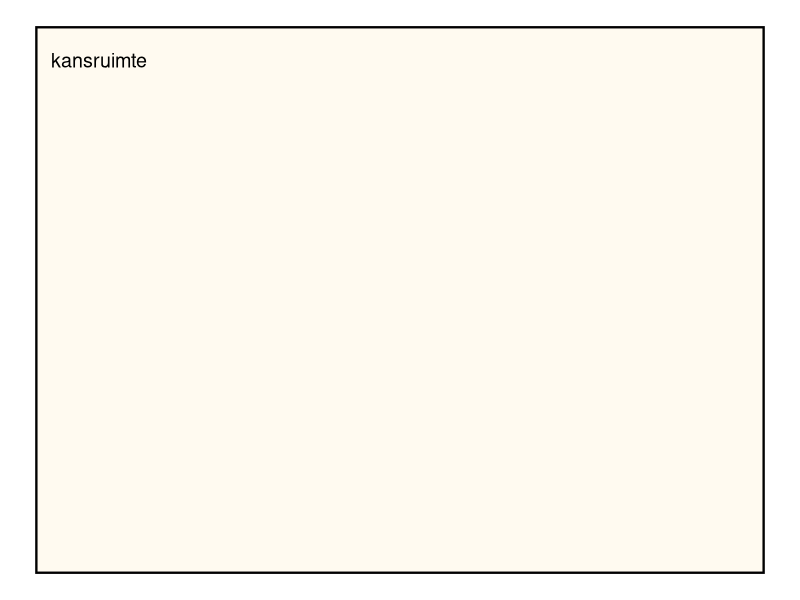
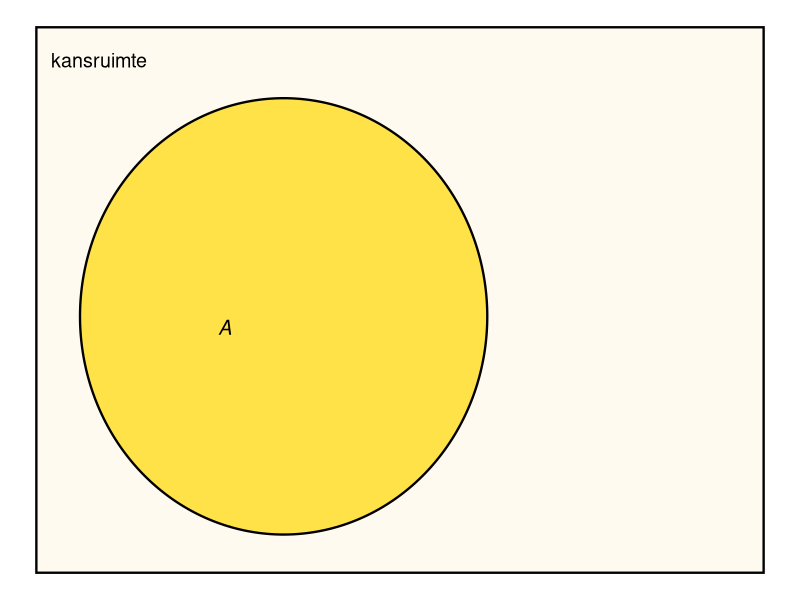
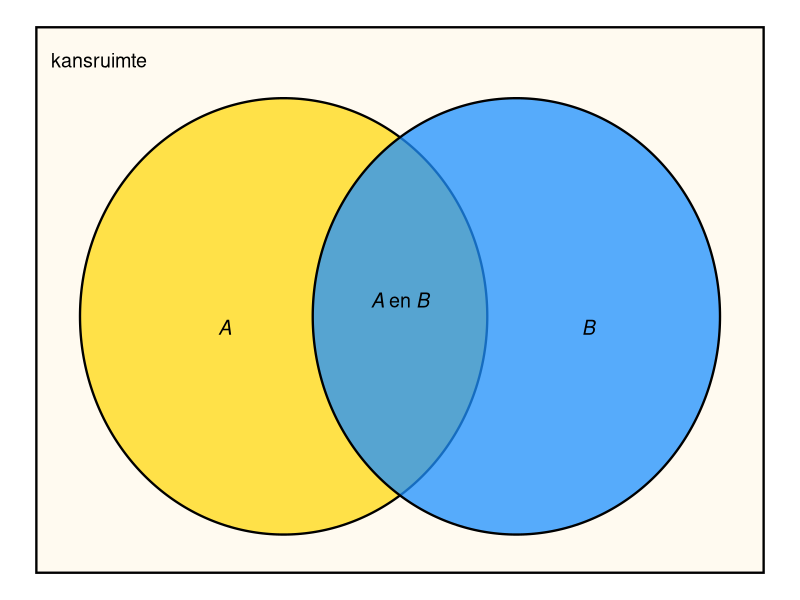
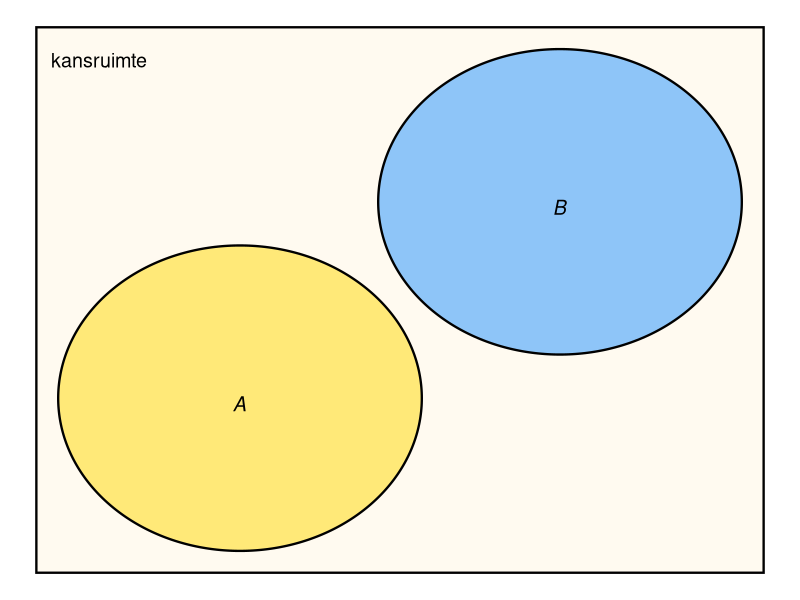
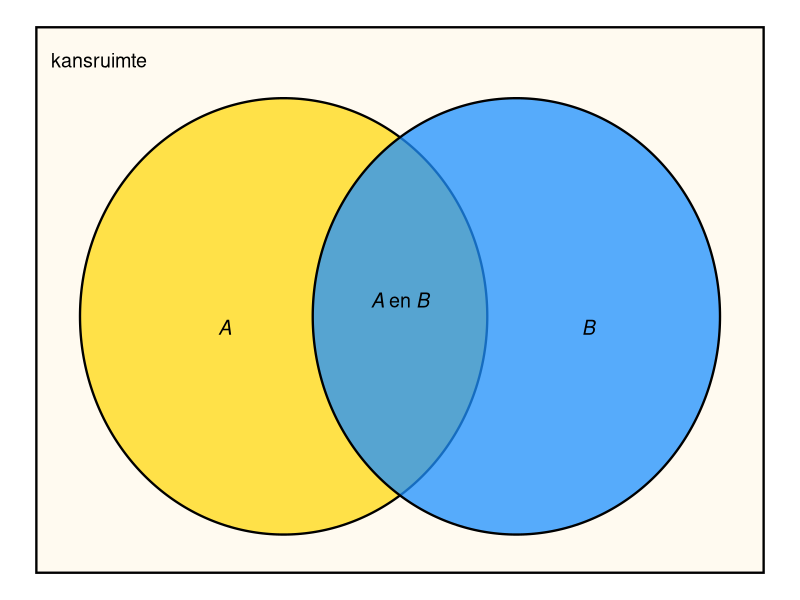

Write the R code that produced these figures, in order.
## ---- chunk 1
aantal_keer_gooien <- 10^6

resultaten <- sample(
  seq(1:6), # kies uit 1 tot 6
  size = aantal_keer_gooien, 
  replace = TRUE
  )
## ---- chunk 2
#| code-fold: true
#| warning: false
#| fig-cap: "Een minimaal Venn-diagram. Het rechthoek stelt de volledige kansruimte voor."
#| label: fig-venn
#| fig.width: 6
#| fig.height: 4

if (!("ggplot2" %in% .packages())){ 
  library(ggplot2) 
  }
if (!("ggforce" %in% .packages())){ 
  library(ggforce) 
  }

kleurKansruimte <- "FloralWhite"

kansruimte <- ggplot() +  
  geom_rect(
    aes(xmin = 0, ymin = 0, xmax= 100, ymax = 100),
    fill = kleurKansruimte, color = "black", size = .8
    ) +
  annotate(
    "text", 
    x = 2, y = 94, 
    label = "kansruimte", 
    color = "black", 
    hjust = 0, 
    size = 5
    ) +
  theme_void()

kansruimte
## ---- chunk 3
#| code-fold: true
#| warning: false
#| fig-cap: "Venn-diagram met gebeurtenis $A$. Een gebeurtenis is een deelverzameling van de kansruimte."
#| label: fig-vennA
#| fig.width: 6
#| fig.height: 4

kleurA <- "Gold"

A <- list(
  geom_ellipse(
    aes(x0 = 34, y0 = 47, a = 28,  b = 40,  angle = 0), 
    fill = kleurA , alpha = 0.7, size = .8
    ),
  annotate(
    "text", 
    x = 25, y = 45, 
    label = expression(italic(A)), 
    color = "black", 
    hjust = 0, 
    size = 5
    )
  )

kansruimte + A

## ---- chunk 4
#| code-fold: true
#| warning: false
#| fig-cap: "Venn-diagram met twee gebeurtenissen: $A$ en $B$."
#| label: fig-vennAB
#| fig.width: 6
#| fig.height: 4

kleurB <- "DodgerBlue"

B <- list( 
  geom_ellipse(
    aes(x0 = 66, y0 = 47, a = 28,  b = 40,  angle = 0), 
    fill = kleurB, alpha = 0.75, size = .8
    ),
  annotate(
    "text", 
    x = 75, y = 45, 
    label = expression(italic(B)), 
    color = "black", 
    hjust = 0, 
    size = 5
    )
)

labelAenB <- annotate(
  "text",
  x = 50, y = 50, 
  label = expression(italic(A) ~ "en" ~ italic(B)),
  color = "black",
  size = 5
)

(AB <- kansruimte + A + B + labelAenB)

## ---- chunk 5
#| code-fold: true
#| warning: false
#| fig-cap: "Venn-diagram. De gebeurtenissen $A$ en $B$ overlappen niet en sluiten elkaar dus uit."
#| label: fig-uitsluiten
#| fig.width: 6
#| fig.height: 4

A2 <- list(
  geom_ellipse(
    aes(x0 = 28, y0 = 32, a = 25,  b = 28,  angle = 0), 
    fill = kleurA, alpha = 0.5, size = 0.8
    ), 
  annotate(
    "text", 
    x = 27, y = 31, 
    label = expression(italic(A)), 
    color = "black", 
    hjust = 0, 
    size = 5
    )
  )

B2 <- list(
  geom_ellipse(
    aes(x0 = 72, y0 = 68, a = 25,  b = 28,  angle = 0), 
    fill = kleurB, alpha = 0.5, size = 0.8
    ),
  annotate(
    "text", 
    x = 71, y = 67, 
    label = expression(italic(B)), 
    color = "black", 
    hjust = 0, 
    size = 5
    )
)

(AB2 <- kansruimte + A2 + B2)
## ---- chunk 6
#| code-fold: true
#| warning: false
#| fig-cap: "Venn-diagram.Voor de kans op $A$ of $B$ moet het groene gebied één keer worden meegeteld!"
#| label: fig-vennAB2
#| fig.width: 6
#| fig.height: 4

AB
